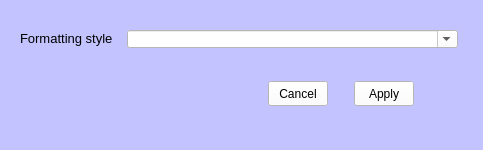
<?xml version="1.0" encoding="UTF-8"?>
<ui version="4.0">
 <class>Dialog_style</class>
 <widget class="QDialog" name="Dialog_style">
  <property name="geometry">
   <rect>
    <x>0</x>
    <y>0</y>
    <width>483</width>
    <height>150</height>
   </rect>
  </property>
  <property name="sizePolicy">
   <sizepolicy hsizetype="Maximum" vsizetype="Maximum">
    <horstretch>0</horstretch>
    <verstretch>0</verstretch>
   </sizepolicy>
  </property>
  <property name="maximumSize">
   <size>
    <width>483</width>
    <height>150</height>
   </size>
  </property>
  <property name="windowTitle">
   <string>Select Style</string>
  </property>
  <property name="windowIcon">
   <iconset>
    <normaloff>ico/036.png</normaloff>ico/036.png</iconset>
  </property>
  <property name="styleSheet">
   <string notr="true">background-color: rgb(194, 195, 255);</string>
  </property>
  <widget class="QComboBox" name="stylecombo">
   <property name="geometry">
    <rect>
     <x>127</x>
     <y>30</y>
     <width>331</width>
     <height>18</height>
    </rect>
   </property>
   <property name="toolTip">
    <string>Select the style</string>
   </property>
   <property name="styleSheet">
    <string notr="true">background-color: rgb(255, 255, 255);</string>
   </property>
   <property name="editable">
    <bool>true</bool>
   </property>
  </widget>
  <widget class="QLabel" name="label">
   <property name="geometry">
    <rect>
     <x>20</x>
     <y>23</y>
     <width>98</width>
     <height>31</height>
    </rect>
   </property>
   <property name="font">
    <font>
     <family>Arial</family>
     <pointsize>10</pointsize>
     <weight>50</weight>
     <bold>false</bold>
    </font>
   </property>
   <property name="text">
    <string>Formatting style</string>
   </property>
  </widget>
  <widget class="QToolButton" name="styleapply">
   <property name="geometry">
    <rect>
     <x>354</x>
     <y>81</y>
     <width>60</width>
     <height>25</height>
    </rect>
   </property>
   <property name="toolTip">
    <string>Set the selected style</string>
   </property>
   <property name="styleSheet">
    <string notr="true">background-color: rgb(255, 255, 255);</string>
   </property>
   <property name="text">
    <string>Apply</string>
   </property>
  </widget>
  <widget class="QToolButton" name="stylecancel">
   <property name="geometry">
    <rect>
     <x>268</x>
     <y>81</y>
     <width>60</width>
     <height>25</height>
    </rect>
   </property>
   <property name="toolTip">
    <string>Cancel</string>
   </property>
   <property name="styleSheet">
    <string notr="true">background-color: rgb(255, 255, 255);</string>
   </property>
   <property name="text">
    <string>Cancel</string>
   </property>
  </widget>
 </widget>
 <resources/>
 <connections/>
</ui>
